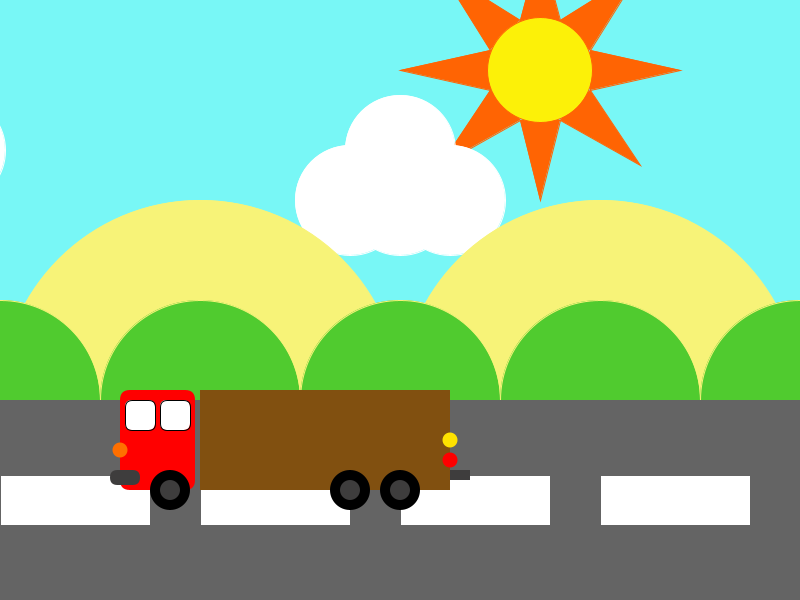
Frame 1 (no input)
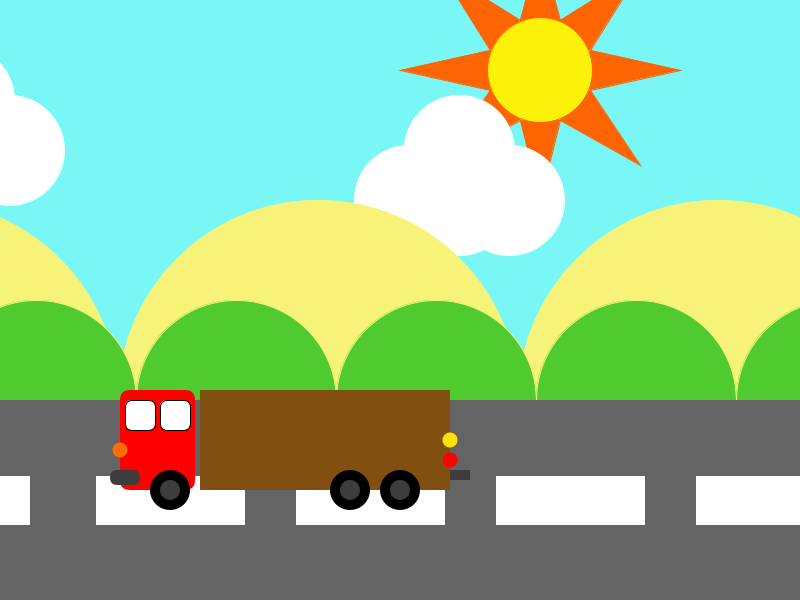
Frame 60 (the mouse pressed at the canvas centre just before this capture)
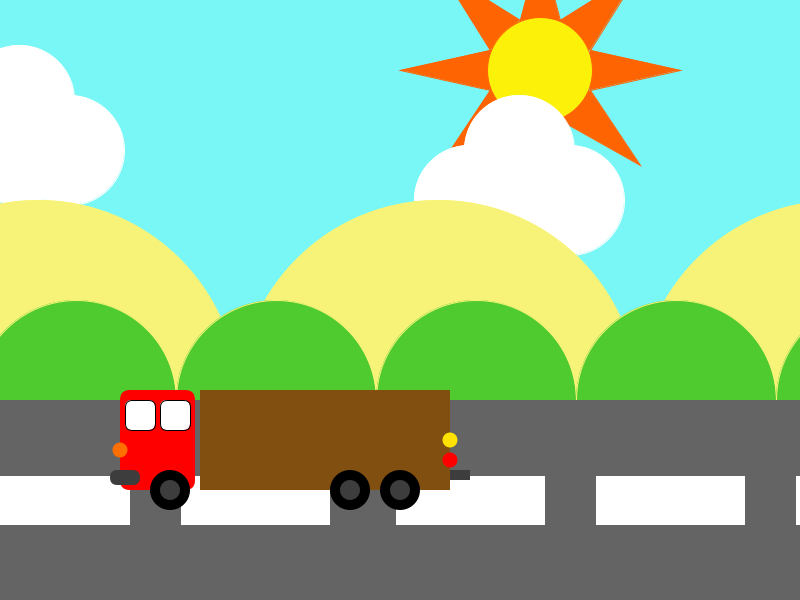
Frame 120 (the mouse held since frame 60 and released just before this capture)

The Processing sketch that drew these frames (run headless with seeded random() and noise(); from frame 60 on, the mouse is pressed at the canvas centre):

// Processing sketch: assignment2
// ── assignment2.pde
int x1  = 0;// road
int x2  = 200;
int x3  = 400;
int x4  = 600;
int x5  = -200;
int y1 = -200;//big hill
int y2 = 200;
int y3= 600;
int y4=-200;//small hill
int y5=0;
int y6=200;
int y7=400;
int y8=600;
int y9=800;
int x6=400;
int x7=-100;
int sunx=0;






void setup() {
  size(800,600);
 
} 

void draw() {
  background(120,247,246);
 pushMatrix();
 translate(sunx,-100);
  sun();
  popMatrix();
  fill(255);
  stroke(255);
  ellipse(x6,150,110,110);
  ellipse(x6,200,110,110);
  ellipse(x6-50,200,110,110);
  ellipse(x6+50,200,110,110);
  x6=x6+1;
  if (x6 ==1000) {
    x6=-200;
  } 
  ellipse(x7,100,110,110);
  ellipse(x7,150,110,110);
  ellipse(x7-50,150,110,110);
  ellipse(x7+50,150,110,110);
  x7=x7+1;
  if (x7 ==1000) {
    x7=-200;
  }

  fill(247,243,120);
  stroke(247,243,120);
  ellipse(y1,400,400,400); //big hill
  ellipse(y2,400,400,400);
  ellipse(y3,400,400,400);
  y1= y1+2;
  y2= y2+2;
  y3= y3+2;
  if (y1 >=1000) {
    y1= -200;
  }
  if (y2 >=1000) {
    y2= -200;
  }
  if (y3 >=1000) {
    y3= -200;
  }
 
 
 
  
  fill(80,203,47);
  ellipse(y4,400,200,200);//small hills
ellipse(y5,400,200,200);
ellipse(y6,400,200,200);
ellipse(y7,400,200,200);
ellipse(y8,400,200,200);
ellipse(y9,400,200,200);
y4=y4+4;
y5=y5+4;
y6=y6+4;
y7=y7+4;
y8=y8+4;
y9=y9+4;
if (y4 >= 1000) {
  y4 = -200;
}
if (y5 >= 1000) {
  y5 =-200; 
}
if (y6>= 1000) {
  y6 =-200;
}
if (y7>= 1000) {
  y7=-200;
}
if (y8>= 1000) {
  y8=-200;
}
if (y9 >=1000) {
  y9=-200;
}

  fill(100);
  stroke(100);
  rect(0,400,800,400);
 
  
  
  fill(255); 
    
 rect(x1,475,150,50); //roads
x1=x1+5;
 rect(x2,475,150,50);
 x2=x2+5;
 rect(x3,475,150,50);
 x3=x3+5;
 rect(x4,475,150,50);
x4=x4+5;
 rect(x5,475,150,50);
 x5=x5+5;

 
 
 if (x1 >=875) {
   x1=-140;
 }
 if (x2 >=875) {
   x2=-140;
 }
 if (x3 >=875) {
   x3=-140;
 }
if (x4 >=875) {
  x4=-140;
}
if (x5 >=875) {
  x5=-140;
}
pushMatrix();
translate(0,-10);
car();
popMatrix();

  
  
}
 


void sun()
{


int x=520;
int x1 =120;
int y=560;
int y1=120;
int xy=540;
int xy1=45;

fill(255,100,3);
stroke(255,100,3);
triangle(x,x1,y,y1,xy,xy1);
triangle(x+40,x1,y+30,y1+30,xy+100,xy1+25);
triangle(y+30,y1+30,x+70,x1+70,xy+140,xy1+125);
triangle(x+70,x1+70,y,y1+100,xy+100,xy1+220);
triangle(x,x1+100,y,y1+100,xy,xy1+255);
triangle(x,x1+100,y-70,y1+70,xy-100,xy1+220); 
triangle(x-30,x1+70,y-70,y1+30,xy-140,xy1+125);
triangle(x-30,x1+30,y-40,y1,xy-100,xy1+25);
fill(252,241,8);
ellipse(540,170,105,105);
}

void car() 
{
  noStroke();
fill(255,0,0);
rect(120,400,75,100,10);
fill(129,80,16);
rect(200,400,250,100);
fill(0);
ellipse(170,500,40,40);
ellipse(350,500,40,40);
ellipse(400,500,40,40);
fill(62,61,61);
ellipse(170,500,20,20);
ellipse(350,500,20,20);
ellipse(400,500,20,20);
rect(450,480,20,10);
rect(110,480,30,15,10);
fill(255);
stroke(0);
rect(125,410,30,30,7);
rect(160,410,30,30,7);
fill(255,111,0);
noStroke();
ellipse(120,460,15,15);
fill(255,226,0);
ellipse(450,450,15,15);
fill(255,0,0);
ellipse(450,470,15,15);
}
